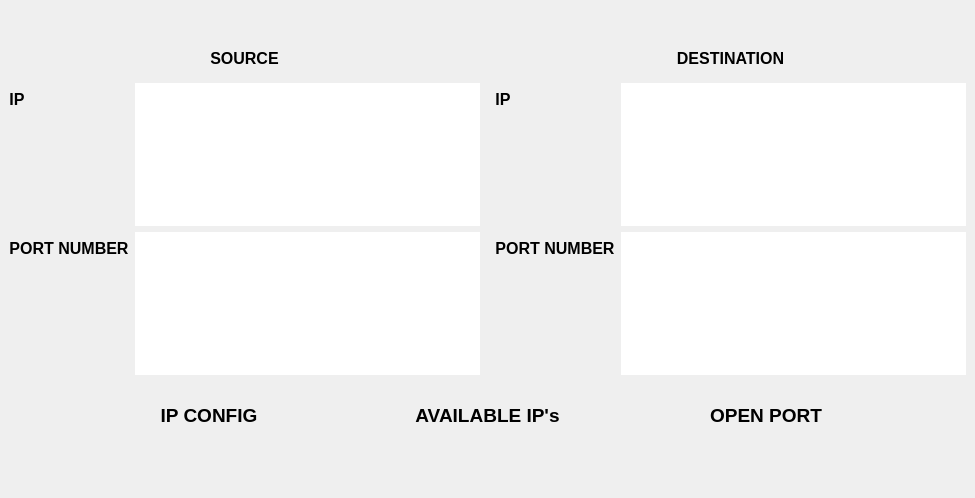
<?xml version="1.0" encoding="UTF-8"?>
<ui version="4.0">
 <class>SetUp_IP</class>
 <widget class="QDialog" name="SetUp_IP">
  <property name="geometry">
   <rect>
    <x>0</x>
    <y>0</y>
    <width>975</width>
    <height>498</height>
   </rect>
  </property>
  <property name="windowTitle">
   <string>SetUp IP</string>
  </property>
  <property name="styleSheet">
   <string notr="true">border:none;</string>
  </property>
  <layout class="QGridLayout" name="gridLayout_2">
   <property name="leftMargin">
    <number>0</number>
   </property>
   <property name="topMargin">
    <number>0</number>
   </property>
   <property name="rightMargin">
    <number>0</number>
   </property>
   <property name="bottomMargin">
    <number>0</number>
   </property>
   <item row="0" column="0">
    <widget class="QFrame" name="frame_2">
     <property name="frameShape">
      <enum>QFrame::StyledPanel</enum>
     </property>
     <property name="frameShadow">
      <enum>QFrame::Raised</enum>
     </property>
     <layout class="QVBoxLayout" name="verticalLayout_3">
      <item>
       <spacer name="verticalSpacer_2">
        <property name="orientation">
         <enum>Qt::Vertical</enum>
        </property>
        <property name="sizeType">
         <enum>QSizePolicy::Preferred</enum>
        </property>
        <property name="sizeHint" stdset="0">
         <size>
          <width>20</width>
          <height>40</height>
         </size>
        </property>
       </spacer>
      </item>
      <item>
       <widget class="QFrame" name="frame">
        <property name="sizePolicy">
         <sizepolicy hsizetype="MinimumExpanding" vsizetype="Preferred">
          <horstretch>0</horstretch>
          <verstretch>0</verstretch>
         </sizepolicy>
        </property>
        <property name="styleSheet">
         <string notr="true">QFrame{border:none;}</string>
        </property>
        <property name="frameShape">
         <enum>QFrame::StyledPanel</enum>
        </property>
        <property name="frameShadow">
         <enum>QFrame::Raised</enum>
        </property>
        <layout class="QGridLayout" name="gridLayout_3">
         <property name="leftMargin">
          <number>0</number>
         </property>
         <property name="topMargin">
          <number>0</number>
         </property>
         <property name="rightMargin">
          <number>0</number>
         </property>
         <property name="bottomMargin">
          <number>0</number>
         </property>
         <item row="0" column="0">
          <layout class="QVBoxLayout" name="verticalLayout">
           <property name="bottomMargin">
            <number>0</number>
           </property>
           <item>
            <widget class="QLabel" name="label_4">
             <property name="font">
              <font>
               <pointsize>12</pointsize>
               <weight>75</weight>
               <bold>true</bold>
              </font>
             </property>
             <property name="text">
              <string>SOURCE</string>
             </property>
             <property name="scaledContents">
              <bool>true</bool>
             </property>
             <property name="alignment">
              <set>Qt::AlignCenter</set>
             </property>
            </widget>
           </item>
           <item>
            <widget class="Line" name="line_2">
             <property name="styleSheet">
              <string notr="true"/>
             </property>
             <property name="orientation">
              <enum>Qt::Horizontal</enum>
             </property>
            </widget>
           </item>
           <item>
            <layout class="QFormLayout" name="formLayout">
             <item row="0" column="0">
              <widget class="QLabel" name="lb_Sip">
               <property name="sizePolicy">
                <sizepolicy hsizetype="MinimumExpanding" vsizetype="Preferred">
                 <horstretch>0</horstretch>
                 <verstretch>0</verstretch>
                </sizepolicy>
               </property>
               <property name="font">
                <font>
                 <pointsize>12</pointsize>
                 <weight>75</weight>
                 <bold>true</bold>
                </font>
               </property>
               <property name="text">
                <string>IP</string>
               </property>
               <property name="scaledContents">
                <bool>true</bool>
               </property>
               <property name="alignment">
                <set>Qt::AlignCenter</set>
               </property>
              </widget>
             </item>
             <item row="0" column="1">
              <widget class="QLineEdit" name="lineEdit_Sip">
               <property name="sizePolicy">
                <sizepolicy hsizetype="Expanding" vsizetype="MinimumExpanding">
                 <horstretch>0</horstretch>
                 <verstretch>0</verstretch>
                </sizepolicy>
               </property>
              </widget>
             </item>
             <item row="1" column="0">
              <widget class="QLabel" name="lb_SPortNum">
               <property name="font">
                <font>
                 <pointsize>12</pointsize>
                 <weight>75</weight>
                 <bold>true</bold>
                </font>
               </property>
               <property name="text">
                <string>PORT NUMBER</string>
               </property>
               <property name="scaledContents">
                <bool>true</bool>
               </property>
               <property name="alignment">
                <set>Qt::AlignCenter</set>
               </property>
              </widget>
             </item>
             <item row="1" column="1">
              <widget class="QLineEdit" name="lineEdit_SPortNum">
               <property name="sizePolicy">
                <sizepolicy hsizetype="Expanding" vsizetype="MinimumExpanding">
                 <horstretch>0</horstretch>
                 <verstretch>0</verstretch>
                </sizepolicy>
               </property>
              </widget>
             </item>
            </layout>
           </item>
          </layout>
         </item>
         <item row="0" column="1">
          <widget class="Line" name="line">
           <property name="styleSheet">
            <string notr="true"/>
           </property>
           <property name="orientation">
            <enum>Qt::Vertical</enum>
           </property>
          </widget>
         </item>
         <item row="0" column="2">
          <layout class="QVBoxLayout" name="verticalLayout_2">
           <property name="bottomMargin">
            <number>0</number>
           </property>
           <item>
            <widget class="QLabel" name="label_7">
             <property name="font">
              <font>
               <pointsize>12</pointsize>
               <weight>75</weight>
               <bold>true</bold>
              </font>
             </property>
             <property name="styleSheet">
              <string notr="true"/>
             </property>
             <property name="text">
              <string>DESTINATION</string>
             </property>
             <property name="scaledContents">
              <bool>true</bool>
             </property>
             <property name="alignment">
              <set>Qt::AlignCenter</set>
             </property>
            </widget>
           </item>
           <item>
            <widget class="Line" name="line_3">
             <property name="styleSheet">
              <string notr="true"/>
             </property>
             <property name="orientation">
              <enum>Qt::Horizontal</enum>
             </property>
            </widget>
           </item>
           <item>
            <layout class="QFormLayout" name="formLayout_2">
             <item row="0" column="0">
              <widget class="QLabel" name="lb_Dip">
               <property name="font">
                <font>
                 <pointsize>12</pointsize>
                 <weight>75</weight>
                 <bold>true</bold>
                </font>
               </property>
               <property name="text">
                <string>IP </string>
               </property>
               <property name="scaledContents">
                <bool>true</bool>
               </property>
               <property name="alignment">
                <set>Qt::AlignCenter</set>
               </property>
              </widget>
             </item>
             <item row="0" column="1">
              <widget class="QLineEdit" name="lineEdit_Dip">
               <property name="sizePolicy">
                <sizepolicy hsizetype="Expanding" vsizetype="MinimumExpanding">
                 <horstretch>0</horstretch>
                 <verstretch>0</verstretch>
                </sizepolicy>
               </property>
              </widget>
             </item>
             <item row="1" column="0">
              <widget class="QLabel" name="lb_DPortNum">
               <property name="font">
                <font>
                 <pointsize>12</pointsize>
                 <weight>75</weight>
                 <bold>true</bold>
                </font>
               </property>
               <property name="text">
                <string>PORT NUMBER</string>
               </property>
               <property name="scaledContents">
                <bool>true</bool>
               </property>
               <property name="alignment">
                <set>Qt::AlignCenter</set>
               </property>
              </widget>
             </item>
             <item row="1" column="1">
              <widget class="QLineEdit" name="lineEdit_DPortNum">
               <property name="sizePolicy">
                <sizepolicy hsizetype="Expanding" vsizetype="MinimumExpanding">
                 <horstretch>0</horstretch>
                 <verstretch>0</verstretch>
                </sizepolicy>
               </property>
              </widget>
             </item>
            </layout>
           </item>
          </layout>
         </item>
        </layout>
       </widget>
      </item>
      <item>
       <widget class="Line" name="line_4">
        <property name="styleSheet">
         <string notr="true"/>
        </property>
        <property name="orientation">
         <enum>Qt::Horizontal</enum>
        </property>
       </widget>
      </item>
      <item>
       <widget class="QFrame" name="frame_3">
        <property name="frameShape">
         <enum>QFrame::StyledPanel</enum>
        </property>
        <property name="frameShadow">
         <enum>QFrame::Raised</enum>
        </property>
        <layout class="QVBoxLayout" name="verticalLayout_4">
         <property name="leftMargin">
          <number>0</number>
         </property>
         <property name="topMargin">
          <number>0</number>
         </property>
         <property name="rightMargin">
          <number>0</number>
         </property>
         <property name="bottomMargin">
          <number>0</number>
         </property>
         <item>
          <layout class="QHBoxLayout" name="horizontalLayout_2">
           <item>
            <spacer name="horizontalSpacer_3">
             <property name="orientation">
              <enum>Qt::Horizontal</enum>
             </property>
             <property name="sizeType">
              <enum>QSizePolicy::MinimumExpanding</enum>
             </property>
             <property name="sizeHint" stdset="0">
              <size>
               <width>40</width>
               <height>20</height>
              </size>
             </property>
            </spacer>
           </item>
           <item>
            <widget class="QPushButton" name="tbn_NetworkSettings">
             <property name="sizePolicy">
              <sizepolicy hsizetype="MinimumExpanding" vsizetype="Preferred">
               <horstretch>0</horstretch>
               <verstretch>0</verstretch>
              </sizepolicy>
             </property>
             <property name="minimumSize">
              <size>
               <width>0</width>
               <height>50</height>
              </size>
             </property>
             <property name="font">
              <font>
               <pointsize>14</pointsize>
               <weight>75</weight>
               <bold>true</bold>
              </font>
             </property>
             <property name="text">
              <string>IP CONFIG</string>
             </property>
            </widget>
           </item>
           <item>
            <spacer name="horizontalSpacer_4">
             <property name="orientation">
              <enum>Qt::Horizontal</enum>
             </property>
             <property name="sizeType">
              <enum>QSizePolicy::MinimumExpanding</enum>
             </property>
             <property name="sizeHint" stdset="0">
              <size>
               <width>40</width>
               <height>20</height>
              </size>
             </property>
            </spacer>
           </item>
           <item>
            <widget class="QPushButton" name="btnShowIPs">
             <property name="sizePolicy">
              <sizepolicy hsizetype="MinimumExpanding" vsizetype="Preferred">
               <horstretch>0</horstretch>
               <verstretch>0</verstretch>
              </sizepolicy>
             </property>
             <property name="minimumSize">
              <size>
               <width>0</width>
               <height>50</height>
              </size>
             </property>
             <property name="font">
              <font>
               <pointsize>14</pointsize>
               <weight>75</weight>
               <bold>true</bold>
              </font>
             </property>
             <property name="text">
              <string>AVAILABLE IP's</string>
             </property>
            </widget>
           </item>
           <item>
            <spacer name="horizontalSpacer_2">
             <property name="orientation">
              <enum>Qt::Horizontal</enum>
             </property>
             <property name="sizeType">
              <enum>QSizePolicy::MinimumExpanding</enum>
             </property>
             <property name="sizeHint" stdset="0">
              <size>
               <width>40</width>
               <height>20</height>
              </size>
             </property>
            </spacer>
           </item>
           <item>
            <widget class="QPushButton" name="tbn_Apply">
             <property name="sizePolicy">
              <sizepolicy hsizetype="MinimumExpanding" vsizetype="Preferred">
               <horstretch>0</horstretch>
               <verstretch>0</verstretch>
              </sizepolicy>
             </property>
             <property name="minimumSize">
              <size>
               <width>0</width>
               <height>50</height>
              </size>
             </property>
             <property name="font">
              <font>
               <pointsize>14</pointsize>
               <weight>75</weight>
               <bold>true</bold>
              </font>
             </property>
             <property name="text">
              <string>OPEN PORT</string>
             </property>
             <property name="checkable">
              <bool>true</bool>
             </property>
            </widget>
           </item>
           <item>
            <spacer name="horizontalSpacer_5">
             <property name="orientation">
              <enum>Qt::Horizontal</enum>
             </property>
             <property name="sizeType">
              <enum>QSizePolicy::MinimumExpanding</enum>
             </property>
             <property name="sizeHint" stdset="0">
              <size>
               <width>40</width>
               <height>20</height>
              </size>
             </property>
            </spacer>
           </item>
          </layout>
         </item>
        </layout>
       </widget>
      </item>
      <item>
       <spacer name="verticalSpacer">
        <property name="orientation">
         <enum>Qt::Vertical</enum>
        </property>
        <property name="sizeType">
         <enum>QSizePolicy::Preferred</enum>
        </property>
        <property name="sizeHint" stdset="0">
         <size>
          <width>20</width>
          <height>40</height>
         </size>
        </property>
       </spacer>
      </item>
      <item>
       <widget class="Line" name="line_15">
        <property name="styleSheet">
         <string notr="true"/>
        </property>
        <property name="orientation">
         <enum>Qt::Horizontal</enum>
        </property>
       </widget>
      </item>
     </layout>
    </widget>
   </item>
  </layout>
 </widget>
 <resources/>
 <connections/>
</ui>
